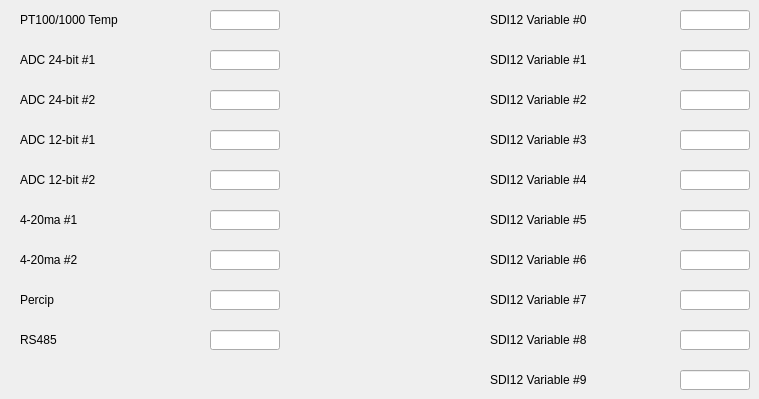
      <widget class="QWidget" name="var_tab">
       <attribute name="title">
        <string>Variable Units</string>
       </attribute>
       <widget class="QLabel" name="label_08">
        <property name="geometry">
         <rect>
          <x>20</x>
          <y>290</y>
          <width>180</width>
          <height>20</height>
         </rect>
        </property>
        <property name="text">
         <string>Percip</string>
        </property>
       </widget>
       <widget class="QLabel" name="label_07">
        <property name="geometry">
         <rect>
          <x>20</x>
          <y>250</y>
          <width>180</width>
          <height>20</height>
         </rect>
        </property>
        <property name="text">
         <string>4-20ma #2</string>
        </property>
       </widget>
       <widget class="QLabel" name="label_41">
        <property name="geometry">
         <rect>
          <x>490</x>
          <y>130</y>
          <width>180</width>
          <height>20</height>
         </rect>
        </property>
        <property name="text">
         <string>SDI12 Variable #3</string>
        </property>
       </widget>
       <widget class="QLabel" name="label_02">
        <property name="geometry">
         <rect>
          <x>20</x>
          <y>50</y>
          <width>180</width>
          <height>20</height>
         </rect>
        </property>
        <property name="text">
         <string>ADC 24-bit #1</string>
        </property>
       </widget>
       <widget class="QLabel" name="label_42">
        <property name="geometry">
         <rect>
          <x>490</x>
          <y>170</y>
          <width>180</width>
          <height>20</height>
         </rect>
        </property>
        <property name="text">
         <string>SDI12 Variable #4</string>
        </property>
       </widget>
       <widget class="QLabel" name="label_44">
        <property name="geometry">
         <rect>
          <x>490</x>
          <y>250</y>
          <width>180</width>
          <height>20</height>
         </rect>
        </property>
        <property name="text">
         <string>SDI12 Variable #6</string>
        </property>
       </widget>
       <widget class="QLabel" name="label_25">
        <property name="geometry">
         <rect>
          <x>490</x>
          <y>90</y>
          <width>180</width>
          <height>20</height>
         </rect>
        </property>
        <property name="text">
         <string>SDI12 Variable #2</string>
        </property>
       </widget>
       <widget class="QLabel" name="label_43">
        <property name="geometry">
         <rect>
          <x>490</x>
          <y>210</y>
          <width>180</width>
          <height>20</height>
         </rect>
        </property>
        <property name="text">
         <string>SDI12 Variable #5</string>
        </property>
       </widget>
       <widget class="QLabel" name="label_01">
        <property name="geometry">
         <rect>
          <x>20</x>
          <y>10</y>
          <width>180</width>
          <height>20</height>
         </rect>
        </property>
        <property name="text">
         <string>PT100/1000 Temp</string>
        </property>
       </widget>
       <widget class="QLabel" name="label_10">
        <property name="geometry">
         <rect>
          <x>490</x>
          <y>50</y>
          <width>180</width>
          <height>20</height>
         </rect>
        </property>
        <property name="text">
         <string>SDI12 Variable #1</string>
        </property>
       </widget>
       <widget class="QLabel" name="label_46">
        <property name="geometry">
         <rect>
          <x>490</x>
          <y>330</y>
          <width>180</width>
          <height>20</height>
         </rect>
        </property>
        <property name="text">
         <string>SDI12 Variable #8</string>
        </property>
       </widget>
       <widget class="QLabel" name="label_03">
        <property name="geometry">
         <rect>
          <x>20</x>
          <y>90</y>
          <width>180</width>
          <height>20</height>
         </rect>
        </property>
        <property name="text">
         <string>ADC 24-bit #2</string>
        </property>
       </widget>
       <widget class="QLabel" name="label_04">
        <property name="geometry">
         <rect>
          <x>20</x>
          <y>130</y>
          <width>180</width>
          <height>20</height>
         </rect>
        </property>
        <property name="text">
         <string>ADC 12-bit #1</string>
        </property>
       </widget>
       <widget class="QLabel" name="label_45">
        <property name="geometry">
         <rect>
          <x>490</x>
          <y>290</y>
          <width>180</width>
          <height>20</height>
         </rect>
        </property>
        <property name="text">
         <string>SDI12 Variable #7</string>
        </property>
       </widget>
       <widget class="QLabel" name="label_47">
        <property name="geometry">
         <rect>
          <x>490</x>
          <y>370</y>
          <width>180</width>
          <height>20</height>
         </rect>
        </property>
        <property name="text">
         <string>SDI12 Variable #9</string>
        </property>
       </widget>
       <widget class="QLabel" name="label_05">
        <property name="geometry">
         <rect>
          <x>20</x>
          <y>170</y>
          <width>180</width>
          <height>20</height>
         </rect>
        </property>
        <property name="text">
         <string>ADC 12-bit #2</string>
        </property>
       </widget>
       <widget class="QLabel" name="label_06">
        <property name="geometry">
         <rect>
          <x>20</x>
          <y>210</y>
          <width>180</width>
          <height>20</height>
         </rect>
        </property>
        <property name="text">
         <string>4-20ma #1</string>
        </property>
       </widget>
       <widget class="QLineEdit" name="pt_unit">
        <property name="geometry">
         <rect>
          <x>210</x>
          <y>10</y>
          <width>70</width>
          <height>20</height>
         </rect>
        </property>
        <property name="maxLength">
         <number>2</number>
        </property>
        <property name="clearButtonEnabled">
         <bool>true</bool>
        </property>
       </widget>
       <widget class="QLineEdit" name="a1_unit">
        <property name="geometry">
         <rect>
          <x>210</x>
          <y>50</y>
          <width>70</width>
          <height>20</height>
         </rect>
        </property>
        <property name="maxLength">
         <number>2</number>
        </property>
        <property name="clearButtonEnabled">
         <bool>true</bool>
        </property>
       </widget>
       <widget class="QLineEdit" name="ra_unit">
        <property name="geometry">
         <rect>
          <x>210</x>
          <y>290</y>
          <width>70</width>
          <height>20</height>
         </rect>
        </property>
        <property name="maxLength">
         <number>2</number>
        </property>
        <property name="clearButtonEnabled">
         <bool>true</bool>
        </property>
       </widget>
       <widget class="QLineEdit" name="s9_unit">
        <property name="geometry">
         <rect>
          <x>680</x>
          <y>370</y>
          <width>70</width>
          <height>20</height>
         </rect>
        </property>
        <property name="maxLength">
         <number>2</number>
        </property>
        <property name="clearButtonEnabled">
         <bool>true</bool>
        </property>
       </widget>
       <widget class="QLineEdit" name="s8_unit">
        <property name="geometry">
         <rect>
          <x>680</x>
          <y>330</y>
          <width>70</width>
          <height>20</height>
         </rect>
        </property>
        <property name="maxLength">
         <number>2</number>
        </property>
        <property name="clearButtonEnabled">
         <bool>true</bool>
        </property>
       </widget>
       <widget class="QLineEdit" name="s7_unit">
        <property name="geometry">
         <rect>
          <x>680</x>
          <y>290</y>
          <width>70</width>
          <height>20</height>
         </rect>
        </property>
        <property name="maxLength">
         <number>2</number>
        </property>
        <property name="clearButtonEnabled">
         <bool>true</bool>
        </property>
       </widget>
       <widget class="QLineEdit" name="s6_unit">
        <property name="geometry">
         <rect>
          <x>680</x>
          <y>250</y>
          <width>70</width>
          <height>20</height>
         </rect>
        </property>
        <property name="maxLength">
         <number>2</number>
        </property>
        <property name="clearButtonEnabled">
         <bool>true</bool>
        </property>
       </widget>
       <widget class="QLineEdit" name="s5_unit">
        <property name="geometry">
         <rect>
          <x>680</x>
          <y>210</y>
          <width>70</width>
          <height>20</height>
         </rect>
        </property>
        <property name="maxLength">
         <number>2</number>
        </property>
        <property name="clearButtonEnabled">
         <bool>true</bool>
        </property>
       </widget>
       <widget class="QLineEdit" name="s4_unit">
        <property name="geometry">
         <rect>
          <x>680</x>
          <y>170</y>
          <width>70</width>
          <height>20</height>
         </rect>
        </property>
        <property name="maxLength">
         <number>2</number>
        </property>
        <property name="clearButtonEnabled">
         <bool>true</bool>
        </property>
       </widget>
       <widget class="QLineEdit" name="s3_unit">
        <property name="geometry">
         <rect>
          <x>680</x>
          <y>130</y>
          <width>70</width>
          <height>20</height>
         </rect>
        </property>
        <property name="maxLength">
         <number>2</number>
        </property>
        <property name="clearButtonEnabled">
         <bool>true</bool>
        </property>
       </widget>
       <widget class="QLineEdit" name="s2_unit">
        <property name="geometry">
         <rect>
          <x>680</x>
          <y>90</y>
          <width>70</width>
          <height>20</height>
         </rect>
        </property>
        <property name="maxLength">
         <number>2</number>
        </property>
        <property name="clearButtonEnabled">
         <bool>true</bool>
        </property>
       </widget>
       <widget class="QLineEdit" name="s1_unit">
        <property name="geometry">
         <rect>
          <x>680</x>
          <y>50</y>
          <width>70</width>
          <height>20</height>
         </rect>
        </property>
        <property name="maxLength">
         <number>2</number>
        </property>
        <property name="clearButtonEnabled">
         <bool>true</bool>
        </property>
       </widget>
       <widget class="QLineEdit" name="c2_unit">
        <property name="geometry">
         <rect>
          <x>210</x>
          <y>250</y>
          <width>70</width>
          <height>20</height>
         </rect>
        </property>
        <property name="maxLength">
         <number>2</number>
        </property>
        <property name="clearButtonEnabled">
         <bool>true</bool>
        </property>
       </widget>
       <widget class="QLineEdit" name="c1_unit">
        <property name="geometry">
         <rect>
          <x>210</x>
          <y>210</y>
          <width>70</width>
          <height>20</height>
         </rect>
        </property>
        <property name="maxLength">
         <number>2</number>
        </property>
        <property name="clearButtonEnabled">
         <bool>true</bool>
        </property>
       </widget>
       <widget class="QLineEdit" name="a4_unit">
        <property name="geometry">
         <rect>
          <x>210</x>
          <y>170</y>
          <width>70</width>
          <height>20</height>
         </rect>
        </property>
        <property name="maxLength">
         <number>2</number>
        </property>
        <property name="clearButtonEnabled">
         <bool>true</bool>
        </property>
       </widget>
       <widget class="QLineEdit" name="a3_unit">
        <property name="geometry">
         <rect>
          <x>210</x>
          <y>130</y>
          <width>70</width>
          <height>20</height>
         </rect>
        </property>
        <property name="maxLength">
         <number>2</number>
        </property>
        <property name="clearButtonEnabled">
         <bool>true</bool>
        </property>
       </widget>
       <widget class="QLineEdit" name="a2_unit">
        <property name="geometry">
         <rect>
          <x>210</x>
          <y>90</y>
          <width>70</width>
          <height>20</height>
         </rect>
        </property>
        <property name="maxLength">
         <number>2</number>
        </property>
        <property name="clearButtonEnabled">
         <bool>true</bool>
        </property>
       </widget>
       <widget class="QLabel" name="label_09">
        <property name="geometry">
         <rect>
          <x>490</x>
          <y>10</y>
          <width>180</width>
          <height>20</height>
         </rect>
        </property>
        <property name="text">
         <string>SDI12 Variable #0</string>
        </property>
       </widget>
       <widget class="QLineEdit" name="s0_unit">
        <property name="geometry">
         <rect>
          <x>680</x>
          <y>10</y>
          <width>70</width>
          <height>20</height>
         </rect>
        </property>
        <property name="maxLength">
         <number>2</number>
        </property>
        <property name="clearButtonEnabled">
         <bool>true</bool>
        </property>
       </widget>
       <widget class="QLabel" name="label_14">
        <property name="geometry">
         <rect>
          <x>20</x>
          <y>330</y>
          <width>180</width>
          <height>20</height>
         </rect>
        </property>
        <property name="text">
         <string>RS485</string>
        </property>
       </widget>
       <widget class="QLineEdit" name="rs_unit">
        <property name="geometry">
         <rect>
          <x>210</x>
          <y>330</y>
          <width>70</width>
          <height>20</height>
         </rect>
        </property>
        <property name="maxLength">
         <number>2</number>
        </property>
        <property name="clearButtonEnabled">
         <bool>true</bool>
        </property>
       </widget>
      </widget>
